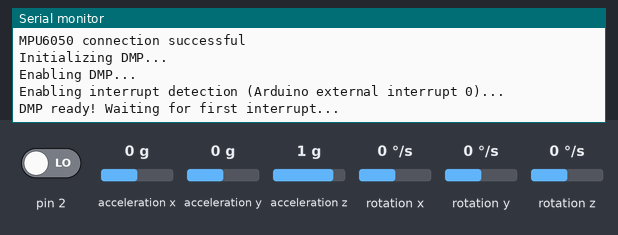
The sketch below on a simulated Arduino Uno, built with avr-gcc and run on an emulated ATmega328P. On the bench: the last lines printed to the serial monitor. Inputs (shaded band) come from the test bench; at power-on: acceleration y 0 g, pin 2 LOW, acceleration x 0 g, acceleration z 1 g, rotation x 0 °/s, rotation y 0 °/s, rotation z 0 °/s. The sensor or clock chip raises its interrupt line as the real part does.

Above: at 6.2 s.
6.3 s: acceleration y set to -0.1 g
At 7.0 s:
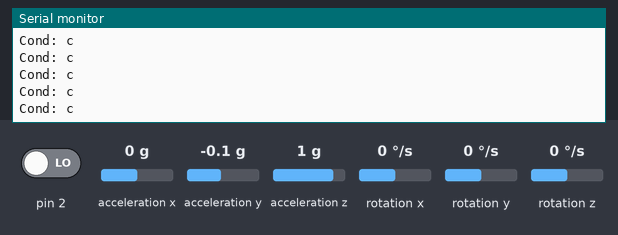
7.8 s: acceleration y set to 0.2 g
At 8.4 s:
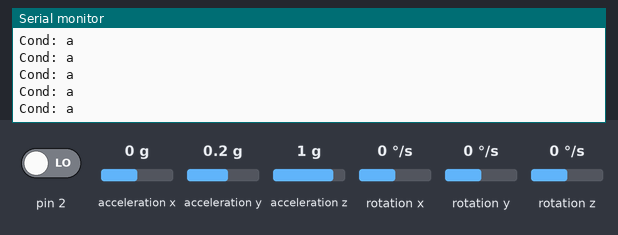

Measured:
- the behaviour switches between 0 and 0.1 g on acceleration y (found by bisection; images 1 and 2)
- after the input at 6.3 s, the serial monitor: prints a new line at once (image 1)
- after the input at 7.8 s, the serial monitor: prints a new line at once (image 2)

The sketch:

Self_Balancing_Robot.ino
```cpp
#include "I2Cdev.h"

#include "MPU6050_6Axis_MotionApps20.h"

#if I2CDEV_IMPLEMENTATION == I2CDEV_ARDUINO_WIRE
    #include "Wire.h"
#endif

MPU6050 mpu;

#define OUTPUT_READABLE_YAWPITCHROLL

int motor11=24, motor12=25, motor21=28, motor22=29, speed1=100, speed2=0;
int pwm1=7, pwm2=3;

int Setpoint =1.8;
int error=0, previous_error=0, targt=0, mes, integral, derivative, turn;
double Input, Output;
double dInput=0;
double kp=18, ki=0, kd=0;
unsigned long lastTime;
double ITerm, lastInput;
int SampleTime = 400; //1 sec
double outMin=-250, outMax=150;


// MPU control/status vars
bool dmpReady = false;  // set true if DMP init was successful
uint8_t mpuIntStatus;   // holds actual interrupt status byte from MPU
uint8_t devStatus;      // return status after each device operation (0 = success, !0 = error)
uint16_t packetSize;    // expected DMP packet size (default is 42 bytes)
uint16_t fifoCount;     // count of all bytes currently in FIFO
uint8_t fifoBuffer[64]; // FIFO storage buffer

// orientation/motion vars
Quaternion q;           // [w, x, y, z]         quaternion container
VectorInt16 aa;         // [x, y, z]            accel sensor measurements
VectorInt16 aaReal;     // [x, y, z]            gravity-free accel sensor measurements
VectorInt16 aaWorld;    // [x, y, z]            world-frame accel sensor measurements
VectorFloat gravity;    // [x, y, z]            gravity vector
float euler[3];         // [psi, theta, phi]    Euler angle container
float ypr[3];           // [yaw, pitch, roll]   yaw/pitch/roll container and gravity vector

// packet structure for InvenSense teapot demo
uint8_t teapotPacket[14] = { '$', 0x02, 0,0, 0,0, 0,0, 0,0, 0x00, 0x00, '\r', '\n' };


// ================================================================
// ===               INTERRUPT DETECTION ROUTINE                ===
// ================================================================

volatile bool mpuInterrupt = false;     // indicates whether MPU interrupt pin has gone high
void dmpDataReady() {
    mpuInterrupt = true;
}


// ================================================================
// ===                      INITIAL SETUP                       ===
// ================================================================

void setup() {
    // join I2C bus (I2Cdev library doesn't do this automatically)
    #if I2CDEV_IMPLEMENTATION == I2CDEV_ARDUINO_WIRE
        Wire.begin();
        TWBR = 24; // 400kHz I2C clock (200kHz if CPU is 8MHz). Comment this line if having compilation difficulties with TWBR.
    #elif I2CDEV_IMPLEMENTATION == I2CDEV_BUILTIN_FASTWIRE
        Fastwire::setup(400, true);
    #endif

    Serial.begin(115200);
    while (!Serial); //

    // initialize device
    Serial.println(F("Initializing I2C devices..."));
    mpu.initialize();

    // verify connection
    Serial.println(F("Testing device connections..."));
    Serial.println(mpu.testConnection() ? F("MPU6050 connection successful") : F("MPU6050 connection failed"));

    Serial.println(F("Initializing DMP..."));
    devStatus = mpu.dmpInitialize();

    mpu.setXGyroOffset(220);
    mpu.setYGyroOffset(76);
    mpu.setZGyroOffset(-85);
    mpu.setZAccelOffset(1788); // 1688 factory default for my test chip

    // make sure it worked (returns 0 if so)
    if (devStatus == 0) {
        // turn on the DMP, now that it's ready
        Serial.println(F("Enabling DMP..."));
        mpu.setDMPEnabled(true);

        // enable Arduino interrupt detection
        Serial.println(F("Enabling interrupt detection (Arduino external interrupt 0)..."));
        attachInterrupt(0, dmpDataReady, RISING);
        mpuIntStatus = mpu.getIntStatus();

        // set our DMP Ready flag so the main loop() function knows it's okay to use it
        Serial.println(F("DMP ready! Waiting for first interrupt..."));
        dmpReady = true;

        // get expected DMP packet size for later comparison
        packetSize = mpu.dmpGetFIFOPacketSize();
    } else {
        Serial.print(F("DMP Initialization failed (code "));
        Serial.print(devStatus);
        Serial.println(F(")"));
    }
delay(3000);
}


void loop() {
    Calculate();
    Input=(ypr[2] * 180/M_PI);

    if((Input>0)&&(Input<19))
    {
      Serial.println(" ");
      Serial.print("Cond: a");
    }
//    else if(Output==0)
//    {
//      Serial.println(" ");
//      Serial.print("Cond: b");
//    }
    else if((Input<0)&&(Input>-19))
    {
      Serial.println(" ");
      Serial.print("Cond: c");
    }
    else if((Input>=19)&&(Input<40))
    {
      while(Input>Setpoint)
      {
            Calculate();
            Input=(ypr[2] * 180/M_PI);
        Serial.println(" ");
        Serial.print(Input);
        Serial.println(" ");
        Serial.print("Cond: D");
      }
    }
    else if((Input<=-19)&&(Input>-40))
    {
      while(Input<Setpoint)
      {
            Calculate();
            Input=(ypr[2] * 180/M_PI);
        Serial.println(" ");
        Serial.print(Input);
        Serial.println(" ");
        Serial.print("Cond: E");
      }
    }
}
void Calculate()
{
    // if programming failed, don't try to do anything
    if (!dmpReady) return;

    // wait for MPU interrupt or extra packet(s) available
    while (!mpuInterrupt && fifoCount < packetSize) {

    }

    // reset interrupt flag and get INT_STATUS byte
    mpuInterrupt = false;
    mpuIntStatus = mpu.getIntStatus();

    // get current FIFO count
    fifoCount = mpu.getFIFOCount();

    // check for overflow (this should never happen unless our code is too inefficient)
    if ((mpuIntStatus & 0x10) || fifoCount == 1024) {
        // reset so we can continue cleanly
        mpu.resetFIFO();
        Serial.println(F("FIFO overflow!"));

    // otherwise, check for DMP data ready interrupt (this should happen frequently)
    } else if (mpuIntStatus & 0x02) {
        while (fifoCount < packetSize) fifoCount = mpu.getFIFOCount();

        mpu.getFIFOBytes(fifoBuffer, packetSize);

        fifoCount -= packetSize;

            mpu.dmpGetQuaternion(&q, fifoBuffer);
            mpu.dmpGetGravity(&gravity, &q);
            mpu.dmpGetYawPitchRoll(ypr, &q, &gravity);
//            Serial.print("ypr\t");
//            Serial.print(ypr[0] * 180/M_PI);
//            Serial.print("\t");
//            Serial.print(ypr[1] * 180/M_PI);
//            Serial.print("\t");
//            Serial.println(ypr[2] * 180/M_PI);


    }

}
```
